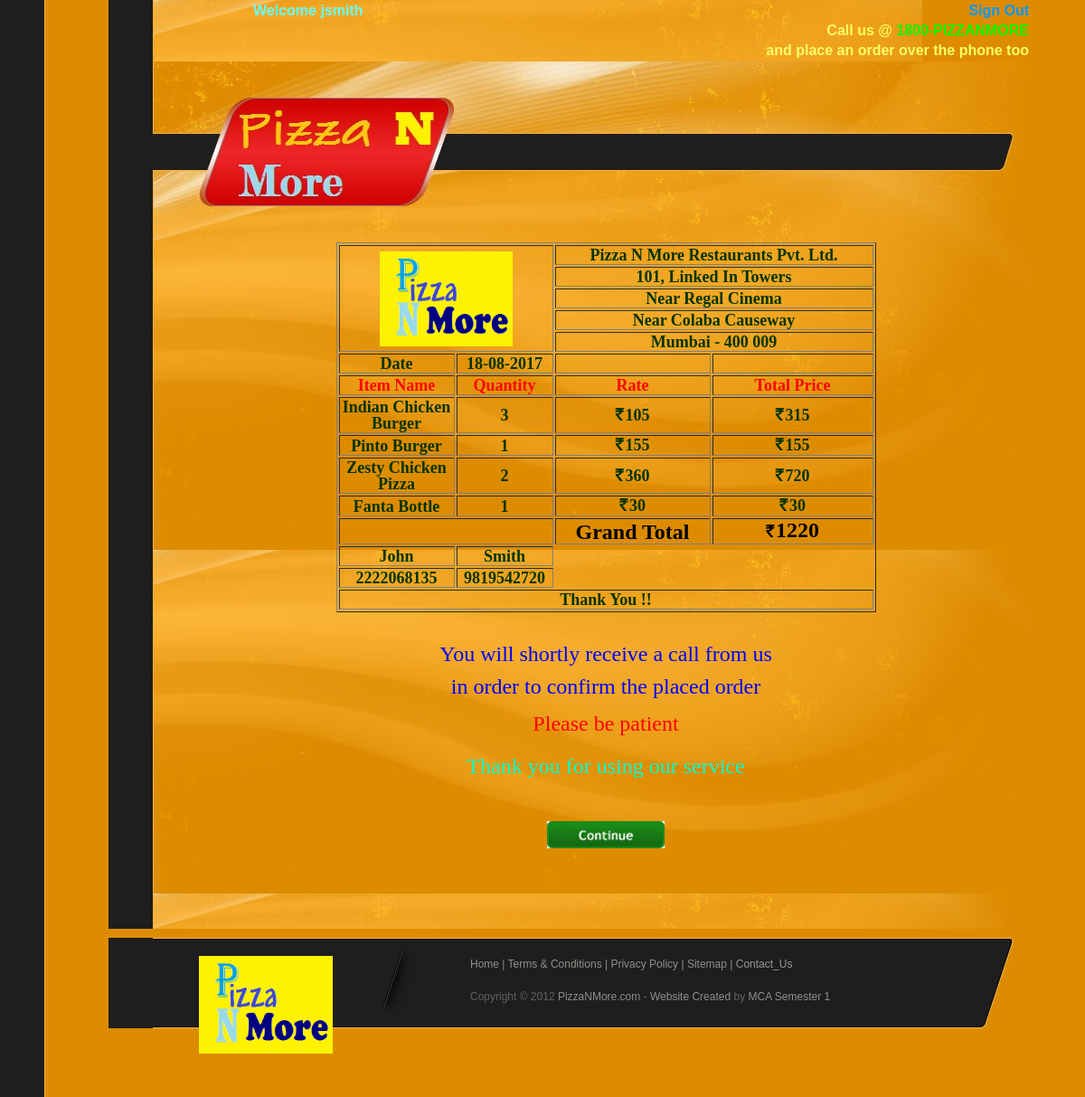
The app's page /completeorder.php (signed in) with its own data.
### tables this page shows
CREATE TABLE IF NOT EXISTS `201_john_orders` (
  `product_id` varchar(10) NOT NULL,
  `product_name` varchar(50) NOT NULL,
  `product_price` int(11) NOT NULL,
  `quantity` int(11) NOT NULL,
  `total_price` int(11) NOT NULL
);

CREATE TABLE IF NOT EXISTS `customers` (
  `customer_id` int(11) NOT NULL,
  `first_name` varchar(50) NOT NULL,
  `middle_name` varchar(50) NOT NULL,
  `last_name` varchar(50) NOT NULL,
  `residence` bigint(150) NOT NULL,
  `cell_phone` bigint(100) NOT NULL,
  `email` varchar(50) NOT NULL,
  `room_number` varchar(10) NOT NULL,
  `floor_number` varchar(10) NOT NULL,
  `street` varchar(50) NOT NULL,
  `city` varchar(50) NOT NULL,
  ` pincode` int(11) NOT NULL,
  `username` varchar(50) NOT NULL,
  `password` varchar(50) NOT NULL,
  `secret_question` varchar(50) NOT NULL,
  `secret_answer` varchar(50) NOT NULL,
  `isadmin` varchar(10) NOT NULL,
  PRIMARY KEY (`customer_id`)
);

### completeorder.php (the view, shortened to what this page needs)
<!DOCTYPE html PUBLIC "-//W3C//DTD XHTML 1.0 Transitional//EN" "http://www.w3.org/TR/xhtml1/DTD/xhtml1-transitional.dtd">
<html xmlns="http://www.w3.org/1999/xhtml">
<head>
<link href="templatemo_style.css" rel="stylesheet" type="text/css" />
<link href="rupees.css" rel="stylesheet" type="text/css" />
</head>
<body>
<div id="templatemo_content2">
  <table width="1021" height="50">
    <?php
  if(!empty($_SESSION['islogged'])) {
  ?>
  <tr>
    <td width="278"><div align="center" class="style30">
      <div align="right">Welcome <?php echo $_SESSION['islogged'];?> </div>
    </div></td>
    <td width="268">&nbsp;</td>
    <td width="459"><div align="center" class="style30">
      <div align="right"><a href="signout.php">Sign Out</a> </div>
    </div></td>
  </tr>
  <?php
  }
  ?>
  <tr>
    <td colspan="2" rowspan="2">&nbsp;</td>
    <td><div align="right"><strong><span class="style25">Call us @ <span class="style29">1800-PIZZANMORE</span> </span></strong></div></td>
  </tr>
  <tr>
    <td><div align="right"><strong><span class="style25">and place an order over the phone too </span></strong></div></td>
  </tr>
</table>
</div>
<div id="templatemo_header">
</div>
<div id="templatemo_content">
    <?php
	$cid=$_SESSION['islogged'];
$query=mysql_query('select first_name,customer_id from customers where username="'.$cid.'"');
while($row=mysql_fetch_array($query)) {
$cname=strtolower($row['first_name']);
$ccid=$row['customer_id'];
}
?>
  <span class="style53">
    <?php
  $grandtotal=0;
$query = mysql_query('select first_name,last_name,residence,cell_phone from customers where username="'.$cid.'"');
	while($row = mysql_fetch_array($query)) {
	$first=$row['first_name'];
	$last=$row['last_name'];
	$resi=$row['residence'];
	$cell=$row['cell_phone'];
	}
  echo '<table width="597" border="1" align="center">';
    echo '<tr>';
      echo '<td colspan="2" rowspan="5"><div align="center"><img src="img/Logo.png" width="147" height="105" /></div></td>';
      echo '<td colspan="2"><div align="center">Pizza N More Restaurants Pvt. Ltd. </div></td>';
echo '    </tr>';
echo '    <tr>';
echo '      <td colspan="2"><div align="center">101, Linked In Towers </div></td>';
echo '    </tr>';
echo '    <tr>';
echo '      <td colspan="2"><div align="center">Near Regal Cinema</div></td>';
echo '    </tr>';
echo '    <tr>';
echo '      <td colspan="2"><div align="center">Near Colaba Causeway </div></td>';
echo '    </tr>';
echo '    <tr>';
echo '      <td colspan="2"><div align="center">Mumbai - 400 009</div></td>';
echo '    </tr>';
echo '    <tr>';
echo '      <td width="124"><div align="center">Date</div></td>';
echo '      <td width="103"><div align="center">'.date("d-m-Y").'</div></td>';
echo '      <td width="168"><div align="center"></div></td>';
      echo '<td width="174"><div align="center"></div></td>';
echo '    </tr>';
echo '    <tr>';
echo '      <td><div align="center"><span class="style58">Item Name </span></div></td>';
echo '      <td><div align="center"><span class="style58">Quantity</span></div></td>';
echo '      <td><div align="center"><span class="style58">Rate</span></div></td>';
      echo '<td><div align="center"><span class="style58">Total Price </span></div></td>';
echo '    </tr>';
$query = mysql_query('select product_name,product_price,quantity,total_price from '.$ccid.'_'.$cname.'_orders');
	while($row = mysql_fetch_array($query)) {
	$grandtotal+=$row['total_price'];
echo '    <tr>';
echo '      <td><div align="center">'.$row['product_name'].'</div></td>';
echo '      <td><div align="center">'.$row['quantity'].'</div></td>';
echo '      <td><div align="center"><span class="WebRupee" style="font-size:18px">Rs.</span>'.$row['product_price'].'</font></div></td>';
echo '      <td><div align="center"><span class="WebRupee" style="font-size:18px">Rs.</span>'.$row['total_price'].'</font></div></td>';
echo '    </tr>';
}
echo '    <tr>';
echo '      <td colspan="2"><div align="center"></div></td>';
echo '      <td height="25"><div align="center"><span class="style57">Grand Total </span></div></td>';
echo '      <td height="25"><div align="center"><span class="style57"><span class="WebRupee" style="font-size:18px">Rs.</span>'.$grandtotal.'</span></div></td>';
echo '    </tr>';
echo '    <tr rowspan="2">';
echo '      <td><div align="center">'.$first.'</div></td>';
echo '      <td><div align="center">'.$last.'</div></td>';
echo '    </tr>';
echo '    <tr>';
echo '      <td><div align="center">'.$resi.'</div></td>';
echo '      <td><div align="center">'.$cell.'</div></td>';
echo '    </tr>';
echo '    <tr>';
echo '      <td colspan="4"><div align="center">Thank You !! </div></td>';
echo '    </tr>';
echo '  </table>';
  ?>
  </span>
  <p class="style53">&nbsp;</p>
  <table width="481" border="0" align="center">
    <tr>
      <td width="475" height="30"><div align="center" class="style73">You will shortly receive a call from us </div></td>
    </tr>
    <tr>
      <td height="34"><div align="center" class="style73">in order to confirm the placed order </div></td>
    </tr>
    <tr>
      <td></td>
    </tr>
    <tr>
      <td height="42"><p align="center" class="style70">Please be patient </p>      </td>
    </tr>
    <tr>
      <td height="34"><div align="center" class="style74">Thank you for using our service </div></td>
    </tr>
    <tr>
      <td height="34">&nbsp;</td>
    </tr>
    <tr>
      <td height="34"><div align="center"><a href="index.php"><img src="img/continue_icon.gif" width="130" height="30" border="0" /></a></div></td>
    </tr>
    <tr>
      <td height="34">&nbsp;</td>
    </tr>
  </table>
  <p class="style53">&nbsp;</p>
  <p>&nbsp;</p>
</div>
<div id="templatemo_footer">
	<div id="footer_logo">
    	<a href="index.php"><img src="img/Logo.png" alt="LOGO" width="148" height="108" /></a>
      <p>&nbsp;</p>
  </div>
  	<div id="footer_right">
	    <span class="style1"><a href="index.php" class="current">Home</a> |
        <a href="termsandconditions.php">Terms &amp; Conditions </a> |<a href="privacypolicy.php"> Privacy Policy</a> |
        <a href="sitemap.php">Sitemap</a> |
        <a href="contactus.php">C<span class="style31">ontact_</span></a></span><a href="contactus.php"><span class="style31">Us</span></a><br />
        <br />
    	Copyright © 2012 <a href="#" class="style2">PizzaNMore.com</a> -
  <a href="http://www.iwebsitetemplate.com" target="_parent">Website Created</a> by<span class="style1"> MCA Semester 1 </span></div>
</div>
</body>
</html>

### templatemo_style.css (style rules this page uses)
body { margin: 0px; margin-left:10%; padding: 0px; color: #000; font-family: Tahoma, Geneva, sans-serif; font-size: 12px; line-height: 1.5em; background-color: #dd8c00; background-image: url(images/templatemo_body.jpg); background-repeat: repeat-y; background-position: left }
a, a:link, a:visited { color: #990000; text-decoration: none; }
p { margin: 0 0 10px 0; padding: 0; }
img { border: none; }
#templatemo_header { width: 920px; height: 160px; padding: 0 50px; background: url(images/templatemo_header2.jpg) left top }
#templatemo_content { width: 900px; padding: 30px 20px 0 100px; background: url(images/templatemo_main.jpg) left top repeat }
#templatemo_content2 { width: 900px; background: url(images/templatemo_main.jpg) left top repeat }
#templatemo_footer { width: 900px; height: 100px; padding: 0 20px 0 100px; margin-bottom: 50px; color: #626262; background: url(images/templatemo_footer.jpg) left top no-repeat }
#templatemo_footer a { color: #928f8a }
#footer_logo { float: left; width: 180px; background: url(images/templatemo_footer_divider.png) right top no-repeat; padding: 20px 60px 20px 0; }
#footer_right { float: right; width: 550px; padding: 20px 50px 20px; }

### rupees.css (style rules this page uses)
.WebRupee { font-size:14px; font-family:'WebRupee'; }
html>body .WebRupee { margin-right:2px; }
html>body .WebRupee { *margin-right:0; }

### completeorder.php (style rules this page uses)
.style2 { color: #EE0000 }
.style25 { font-size: 16px; color: #FFFF66; }
.style29 { color: #00FF00 }
.style30 { font-size: 16px; color: #66FFFF; font-weight: bold; }
.style31 { color: #999999 }
.style53 { font-size: 18px; font-family: "Times New Roman", Times, serif; font-weight: bold; color: #003300; }
.style57 { color: #000000; font-size: 24px; }
.style58 { color: #FF0000; }
.style70 { color: #FF0000; font-size: 24px; font-family: forte; }
.style73 { color: #0000FF; font-size: 24px; font-family: forte; }
.style74 { color: #00FFCC; font-size: 24px; font-family: forte; }

### records on screen
201_john_orders: product_name "Indian Chicken Burger", quantity "3", product_price "105", total_price "315"
201_john_orders: product_name "Pinto Burger", quantity "1", product_price "155", total_price "155"
201_john_orders: product_name "Zesty Chicken Pizza", quantity "2", product_price "360", total_price "720"
201_john_orders: product_name "Fanta Bottle", quantity "1", product_price "30", total_price "30"
customers: first_name "John", last_name "Smith", residence "2222068135", cell_phone "9819542720"

### other values on screen
$_SESSION['islogged'] "jsmith"
$grandtotal "1220"
